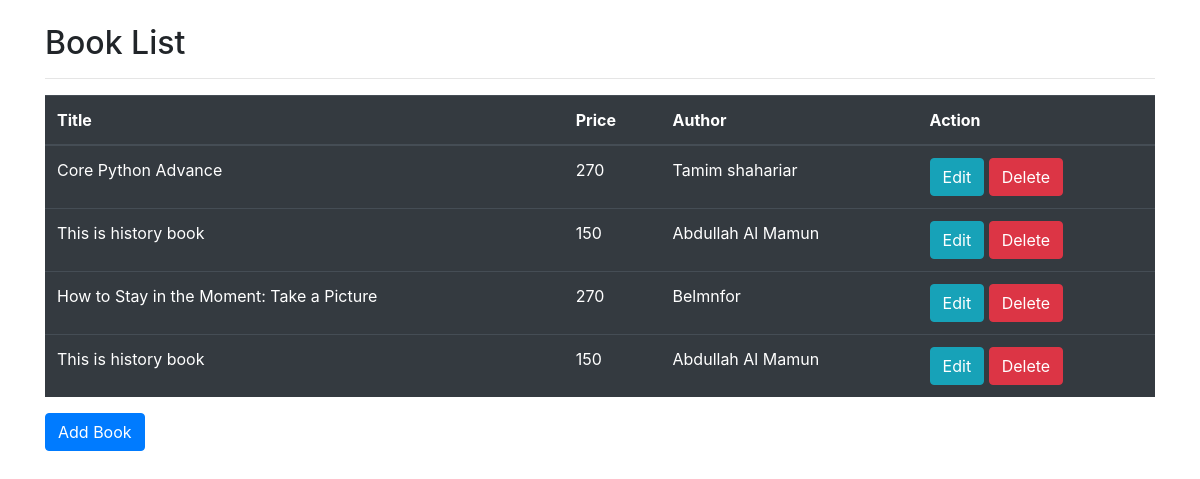
The page / on the database its author committed.
### CRUD/models.py (models this page shows)
class Booklist(models.Model):
    title=models.CharField(max_length=150)
    price=models.IntegerField()
    author=models.CharField(max_length=100)

### CRUD/views.py (the view)
# urls.py: path('',views.index,name='index'),
def index(request):
    books=Booklist.objects.all()
    context={
        'books':books
    }
    return render(request,'index.html' ,context)

### templates/index.html (shortened to what this page needs)
{% load static %}
<!DOCTYPE html>
<html lang="en">
<head>
    <link rel="stylesheet" href="{% static 'css/bootstrap.min.css' %}">
</head>
<body>
    <div class="container"><br>
        <h2>Book List</h2>
        <hr>
        <table class="table table-dark">
            <thead>
                <tr>
                    <th>Title</th>
                    <th>Price</th>
                    <th>Author</th>
                    <th>Action</th>
                </tr>
            </thead>
            <tbody>
             {% for book in books %}
                <tr>
                    <td>{{ book.title }}</td>
                    <td>{{ book.price }}</td>
                    <td>{{ book.author }}</td>
                    <td><a class="btn btn-info" href="/edit/{{ book.id }}">Edit</a>
                        <a class="btn btn-danger" href="/delete/{{ book.id }}">Delete</a>
                    </td>
                </tr>
            {% endfor %}
            </tbody>
        </table>
        <a class="btn btn-primary" href="/add_book/">Add Book </a><br><br>
    </div>
</body>
</html>

### rows shown on the page
Booklist: title "Core Python Advance", price "270", author "Tamim shahariar"
Booklist: title "This is history book", price "150", author "Abdullah Al Mamun"
Booklist: title "How to Stay in the Moment: Take a Picture", price "270", author "Belmnfor"
Booklist: title "This is history book", price "150", author "Abdullah Al Mamun"
